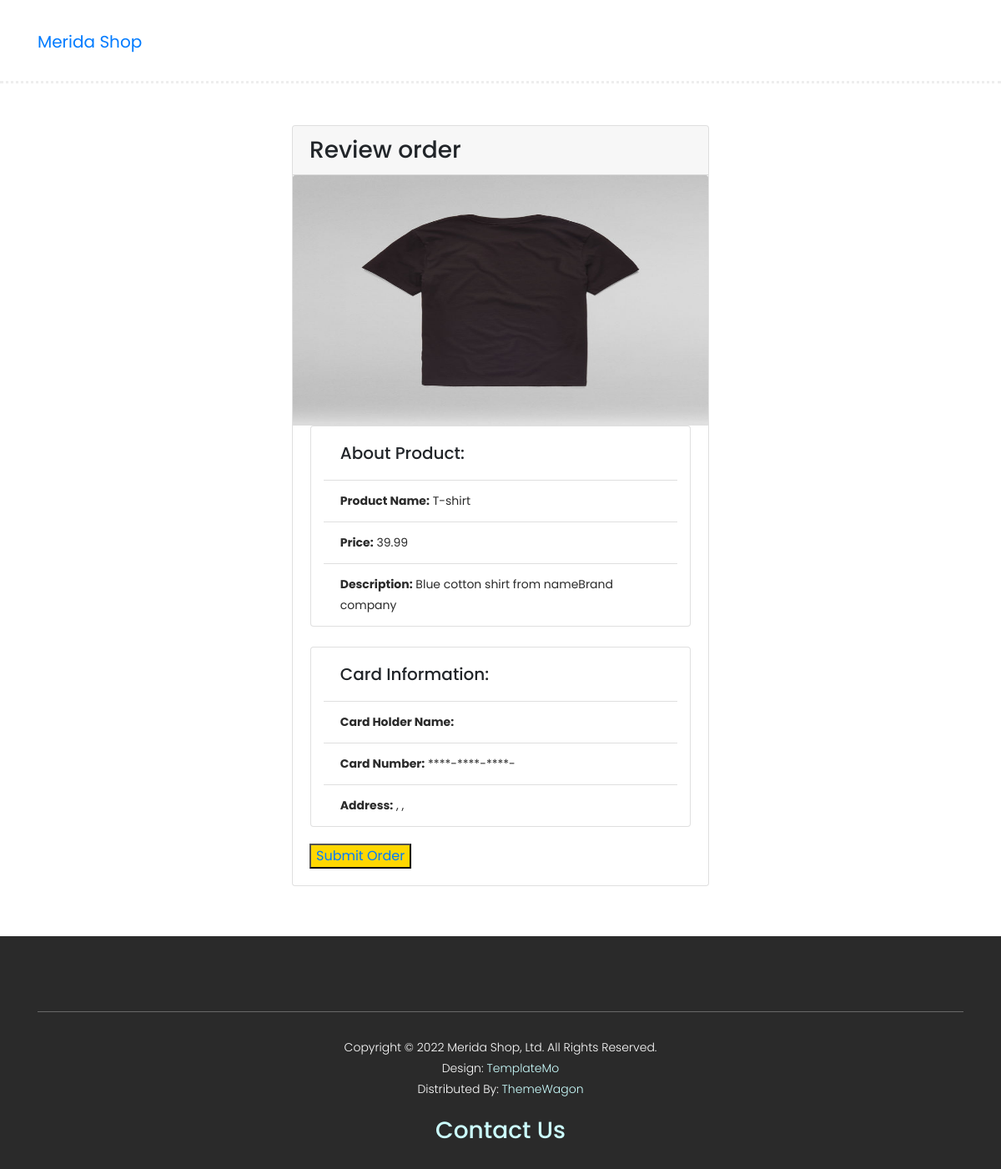
Page /checkout.php?id=6 (signed in) on the committed database.
### tables this page shows
CREATE TABLE `m_goods` (
  `m_goods_id` int(11) NOT NULL  AUTO_INCREMENT,
  `m_account_id` int(11) NOT NULL,
  `m_goods_type` varchar(256) NOT NULL,
  `m_goods_name` varchar(256) NOT NULL,
  `m_goods_description` varchar(512) NOT NULL,
  `m_goods_price` double(40,2) NOT NULL,
  `m_goods_imagePath` varchar(512) NOT NULL,
  PRIMARY KEY (m_goods_id),
  FOREIGN KEY (m_account_id) REFERENCES m_account(m_account_id) ON DELETE CASCADE ON UPDATE NO ACTION
);

### checkout.php (the view, shortened to what this page needs)
<?php
    require_once "includes/header.php";
    require_once "includes/db.php";
?>
    <main class="row checkout-section">
        <div class="card" style="margin:auto; width: 500px">
            <div class="card-header">
                <h3>Review order</h3>
            </div>
            <?php
                $sqlGoods = "SELECT * FROM `m_goods` WHERE `m_goods_id` = {$_GET['id']}";
                $resultGoods = $conn->query($sqlGoods);
                $sqlCard = "SELECT * FROM `m_card`
                            LEFT JOIN `m_account`
                            ON `m_card`.`m_account_id` = `m_account`.`m_account_id`
                            LEFT JOIN `m_login`
                            ON `m_login`.`m_id` = `m_account`.`m_login_id`
                            WHERE `m_login`.`m_id` = {$_SESSION['id']}";
                $resultCard = $conn->query($sqlCard);
                if($resultGoods and $resultCard) {
                    $rowGoods = $resultGoods->fetch_assoc();
                    $rowCard = $resultCard->fetch_assoc();
                    $last4DigitCardNumber = "****-****-****-" . substr($rowCard['m_card_number'], -4);
                    $htmlBody = <<<ENDBODY
                    <img class="card-img-top product-img" src="{$rowGoods['m_goods_imagePath']}"/>
                    <div class="card col-sm-11" style="margin:auto;">
                        <div class="card-body">
                            <h5>About Product:</h5>
                        </div>
                        <ul class="list-group list-group-flush">
                            <li class="list-group-item"><p><strong>Product Name:</strong> {$rowGoods['m_goods_name']}</p></li>
                            <li class="list-group-item"><p><strong>Price:</strong> {$rowGoods['m_goods_price']}</p></li>
                            <li class="list-group-item"><p><strong>Description:</strong> {$rowGoods['m_goods_description']}</p></li>
                        </ul>
                    </div>
                    <br>
                    <div class="card col-sm-11" style="margin:auto;">
                        <div class="card-body">
                            <h5>Card Information:</h5>
                        </div>
                        <ul class="list-group list-group-flush">
                            <li class="list-group-item"><p><strong>Card Holder Name:</strong> {$rowCard['m_card_fname']} {$rowCard['m_card_lname']}</p></li>
                            <li class="list-group-item"><p><strong>Card Number:</strong> {$last4DigitCardNumber}</p></li>
                            <li class="list-group-item"><p><strong>Address:</strong> {$rowCard['m_card_address']}, {$rowCard['m_card_city']}, {$rowCard['m_card_country']} </strong></p></li>
                        </ul>
                    </div>
                    <div style="margin:20px">
                        <button style ="background-color:gold;"><a href="index.php">Submit Order</a></button>
                    </div>
                    ENDBODY;
                    echo $htmlBody . PHP_EOL;
                }
            ?>
        </div>
    </main>
<?php
    require_once "includes/footer.php"
?>

### css/styles.css (style rules this page uses)
img { width: 300px; height: 300px; }
.card { margin-top: 20px; text-align: left; }
.product-img { width: 350px; margin: auto; }
.checkout-section { margin-left: 2%; margin-right: 2%; margin-top: 150px; }

### assets/css/templatemo-hexashop.css (style rules this page uses)
html, body, div, span, applet, object, iframe, h1, h2, h3, h4, h5, h6, p, blockquote, div pre, a, abbr, acronym, address, big, cite, code, del, dfn, em, font, img, ins, kbd, q, s, samp, small, strike, strong, sub, sup, tt, var, b, u, i, center, dl, dt, dd, ol, ul, li, figure, header, nav, section, article, aside, footer, figcaption { margin: 0; padding: 0; border: 0; outline: 0; }
ul, li { padding: 0; margin: 0; list-style: none; }
* { box-sizing: border-box; }
html, body { font-family: 'Poppins', sans-serif; font-weight: 400; background-color: #fff; font-size: 16px; -ms-text-size-adjust: 100%; -webkit-font-smoothing: antialiased; -moz-osx-font-smoothing: grayscale; }
a { text-decoration: none !important; }
h1, h2, h3, h4, h5, h6 { margin-top: 0px; margin-bottom: 0px; }
ul { margin-bottom: 0px; }
p { font-size: 14px; line-height: 25px; color: #2a2a2a; }
html, body { background: #fff; font-family: 'Poppins', sans-serif; }

### rows in the picture
m_goods: m_goods_imagePath (picture), m_goods_name "T-shirt", m_goods_price "39.99", m_goods_description "Blue cotton shirt from nameBrand company"

### other values in the picture
$last4DigitCardNumber "****-****-****-"
